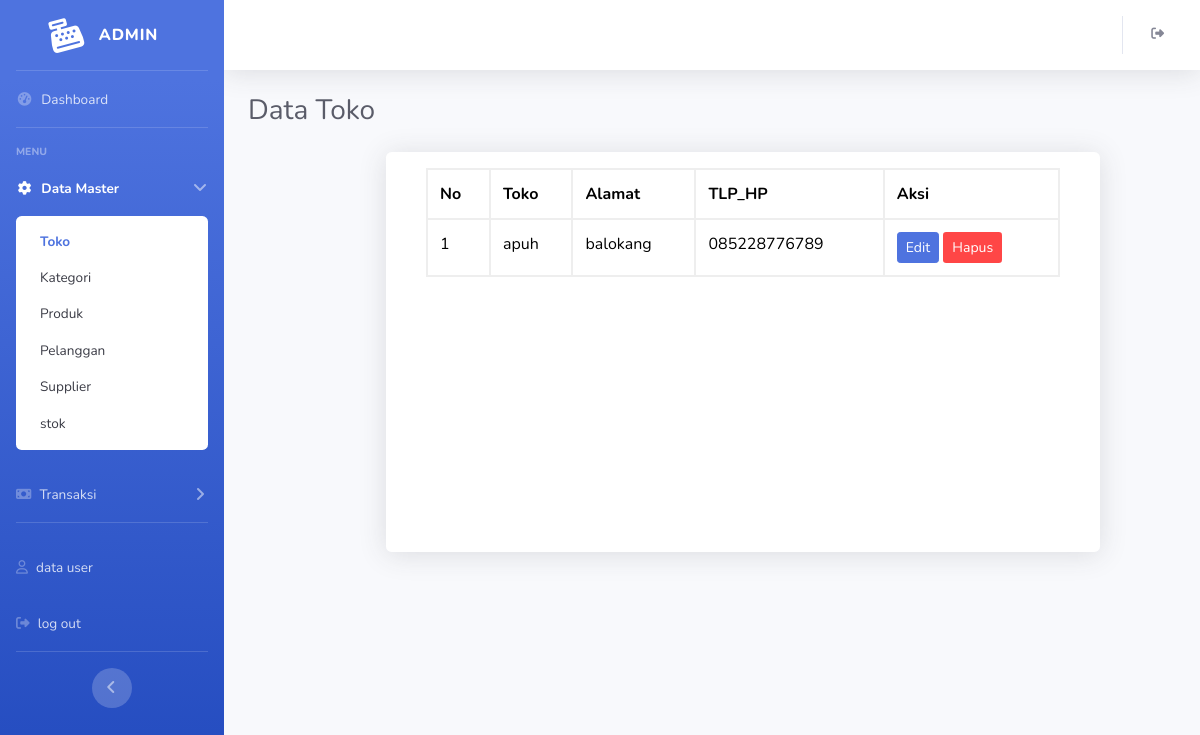
/admin/toko.php, run on the app's committed database.
### tables this page shows
CREATE TABLE `toko` (
  `toko_id` int(11) NOT NULL,
  `nama_toko` varchar(50) NOT NULL,
  `alamat` varchar(100) NOT NULL,
  `tlp_hp` varchar(50) NOT NULL,
  `created_at` timestamp NOT NULL DEFAULT current_timestamp() ON UPDATE current_timestamp()
);

### admin/toko.php (the view, shortened to what this page needs)
<?php
include '../koneksi.php';
$sql="SELECT toko.* FROM toko";
$result = mysqli_query($koneksi, $sql);
?>
<!DOCTYPE html>
<html lang="en">
<head>
    <link href="../SBAdmin/vendor/fontawesome-free/css/all.min.css" rel="stylesheet" type="text/css">
     <link rel="stylesheet" href="https://cdnjs.cloudflare.com/ajax/libs/font-awesome/6.5.1/css/all.min.css">
    <link href="../SBAdmin/css/sb-admin-2.min.css" rel="stylesheet">
</head>
<body id="page-top">
    <div id="wrapper">
        <ul class="navbar-nav bg-gradient-primary sidebar sidebar-dark accordion" id="accordionSidebar">
            <a class="sidebar-brand d-flex align-items-center justify-content-center" href="SBAdmin/index.php">
                <div class="sidebar-brand-icon rotate-n-15">
                    <i class="fa-solid fa-cash-register"></i>
                </div>
                <div class="sidebar-brand-text mx-3">admin</div>
            </a>
            <hr class="sidebar-divider my-0">
            <li class="nav-item">
                <a class="nav-link" href="index.php">
                    <i class="fas fa-fw fa-tachometer-alt"></i>
                    <span>Dashboard</span></a>
            </li>
            <hr class="sidebar-divider">
            <div class="sidebar-heading">
                Menu
            </div>
            <li class="nav-item active">
                <a class="nav-link" href="#" data-toggle="collapse" data-target="#collapseTwo" aria-expanded="true"
                    aria-controls="collapseTwo">
                    <i class="fas fa-fw fa-cog"></i>
                    <span>Data Master</span>
                </a>
                <div id="collapseTwo" class="collapse show" aria-labelledby="headingTwo"
                    data-parent="#accordionSidebar">
                    <div class="bg-white py-2 collapse-inner rounded">
                        <a class="collapse-item active" href="toko.php">Toko</a>
                        <a class="collapse-item " href="kategori.php">Kategori</a>
                        <a class="collapse-item " href="list_produk.php">Produk</a>
                        <a class="collapse-item " href="pelanggan.php">Pelanggan</a>
                        <a class="collapse-item " href="supplier.php">Supplier</a>
                        <a class="collapse-item" href="stock.php">stok</a>
                    </div>
                </div>
            </li>
            <li class="nav-item">
                <a class="nav-link collapsed" href="#" data-toggle="collapse" data-target="#collapseUtilities"
                    aria-expanded="true" aria-controls="collapseUtilities">
                    <i class="fa-solid fa-money-bill"></i>
                    <span>Transaksi</span>
                </a>
            </li>
            <hr class="sidebar-divider">
            <li class="nav-item">
                <a class="nav-link" href="pengguna.php">
                <i class="fa-regular fa-user"></i>
                    <span>data user</span></a>
            </li>
            <li class="nav-item">
                <a class="nav-link" href="../Logout.php">
                <i class="fa-solid fa-right-from-bracket"></i>
                    <span>log out</span></a>
            </li>
            <hr class="sidebar-divider d-none d-md-block">
            <div class="text-center d-none d-md-inline">
                <button class="rounded-circle border-0" id="sidebarToggle"></button>
            </div>
        </ul>
        <div id="content-wrapper" class="d-flex flex-column">
            <div id="content">
                <nav class="navbar navbar-expand navbar-light bg-white topbar mb-4 static-top shadow">
                    <ul class="navbar-nav ml-auto">
                        <li class="nav-item dropdown no-arrow">
                            <a class="nav-link dropdown-toggle" href="#" id="userDropdown" role="button"
                                data-toggle="dropdown" aria-haspopup="true" aria-expanded="false">
                                <span class="mr-2 d-none d-lg-inline text-gray-600 small">
                                <i class="fa-solid fa-right-from-bracket"></i>
                            </a>
                        </li>
                    </ul>
                </nav>
                <div class="container-fluid">
                    <h1 class="h3 mb-4 text-gray-800">Data Toko</h1>
                    <div class="row">
                        <div class="col-lg-6">
                        <div class="table-container">
                            <div class="container" style="width:100%; ">
                                <div class="table-container d-flex" style="width:150%; position:absolute; left:150px;">
                                  <div class="content shadow p-3 mb-5 bg-body-tertiary rounded" style="width:100%;height: 400px;; background-color:white;">
                                        <div class="container d-flex" style="position:relative; width:100%;">
                                             <table class="table" style="width:100%;height: 100%">
                                                <?php
                                                    echo "<thead><tr><th>No</th><th>Toko</th><th>Alamat</th><th>TLP_HP</th><th>Aksi</th></tr></thead>";
                                                if($result){$i=0;
                                                while ($row = $result->fetch_assoc()){  $i++;
                                                    echo "<tr>";
                                                    echo "<td>" . $i . "</td>";
                                                    echo "<td>" . $row["nama_toko"] . "</td>";
                                                    echo "<td>" . $row["alamat"] . "</td>";
                                                    echo "<td>" . $row["tlp_hp"] . "</td>";
                                                    echo "<td>
                                                <a href='Edit/edit_toko.php?id=" . $row['toko_id'] . " 'class='btn btn-sm btn-primary'>Edit</a>
                                                <a href='Delete/delete_toko.php?id=" . $row['toko_id'] . " 'class='btn btn-sm' style='background-color:#FF4646; color:#fff'>Hapus</a>
                                            </td>";
                                        echo "</tr>";
                                    }
                                echo "</tbody></table>";
                            }else{
              echo "Data tidak ditemukan";
            }
        ?>
    </div>
    </div>
    </div>
                            </div>
                        </div>
                </div>
        </div>
    </div>
</body>
</html>

### admin/toko.php (style rules this page uses)
.table thead th { border-bottom:0px; }
th { border:2px solid #eeeeee; background-color: white; color: black; }
tr, td { border:2px solid #eeeeee; color: #000000; }

### data on the page
toko: nama_toko "apuh", alamat "balokang", tlp_hp "085228776789"
